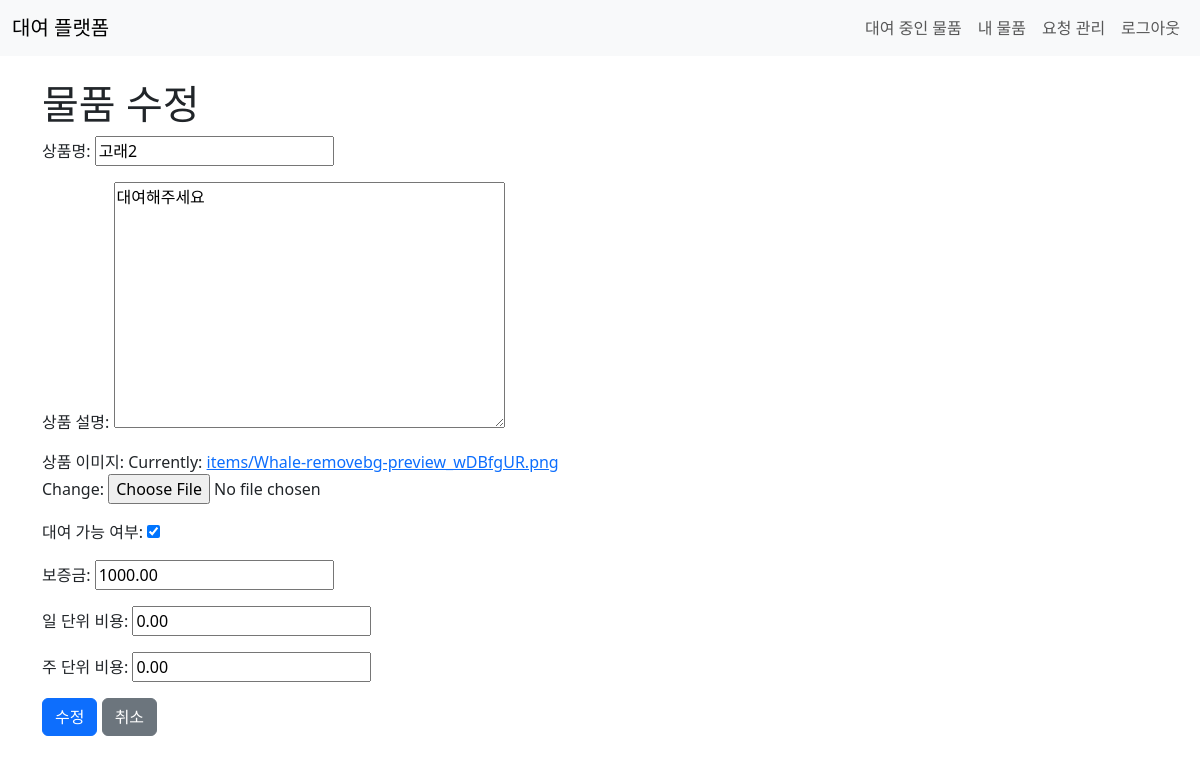
The app's page /edit-item/5/ (signed in) with its own data.
### rentals/models.py (models this page shows, shortened)
class Item(models.Model):
    owner = models.ForeignKey(User, on_delete=models.CASCADE)
    title = models.CharField(max_length=100)
    description = models.TextField()
    image = models.ImageField(upload_to='items/')
    deposit = models.DecimalField(max_digits=10, decimal_places=2, default=0.0)
    is_available = models.BooleanField(default=True)
    daily_cost = models.DecimalField(max_digits=10, decimal_places=2, default=0, verbose_name='일 단위 비용')  # 기본값 추가
    weekly_cost = models.DecimalField(max_digits=10, decimal_places=2, default=0, verbose_name='주 단위 비용')  # 기본값 추가

### rentals/views.py (the view)
# urls.py: path('edit-item/<int:pk>/', views.edit_item, name='edit_item'),
@login_required
def edit_item(request, pk):
    item = get_object_or_404(Item, pk=pk, owner=request.user)
    if request.method == 'POST':
        form = ItemForm(request.POST, request.FILES, instance=item)
        if form.is_valid():
            form.save()
            return redirect('my_items')
    else:
        form = ItemForm(instance=item)
    return render(request, 'rentals/edit_item.html', {'form': form, 'item': item})

### rentals/forms.py
class ItemForm(forms.ModelForm):
    class Meta:
        model = Item
        fields = ['title', 'description', 'image', 'is_available', 'deposit', 'daily_cost', 'weekly_cost']
        labels = {
            'title': '상품명',
            'description': '상품 설명',
            'image': '상품 이미지',
            'is_available': '대여 가능 여부',
            'deposit': '보증금',
            'daily_cost': '일 단위 비용',
            'weekly_cost': '주 단위 비용',
        }
        widgets = {
            'deposit': forms.NumberInput(attrs={'placeholder': '보증금 (원)'}),
            'daily_cost': forms.NumberInput(attrs={'placeholder': '일 단위 비용 (원)'}),
            'weekly_cost': forms.NumberInput(attrs={'placeholder': '주 단위 비용 (원)'}),
        }

### rentals/templates/rentals/edit_item.html (shortened to what this page needs)
{% extends 'rentals/base.html' %}
{% block content %}
<h1>물품 수정</h1>
<form method="post" enctype="multipart/form-data">
    {{ form.as_p }}
    <button type="submit" class="btn btn-primary">수정</button>
    <a href="{% url 'my_items' %}" class="btn btn-secondary">취소</a>
</form>
{% endblock %}

### records on screen
Item: title "고래2", description "대여해주세요", is_available "☑", deposit "1000.00", daily_cost "0.00", weekly_cost "0.00"
